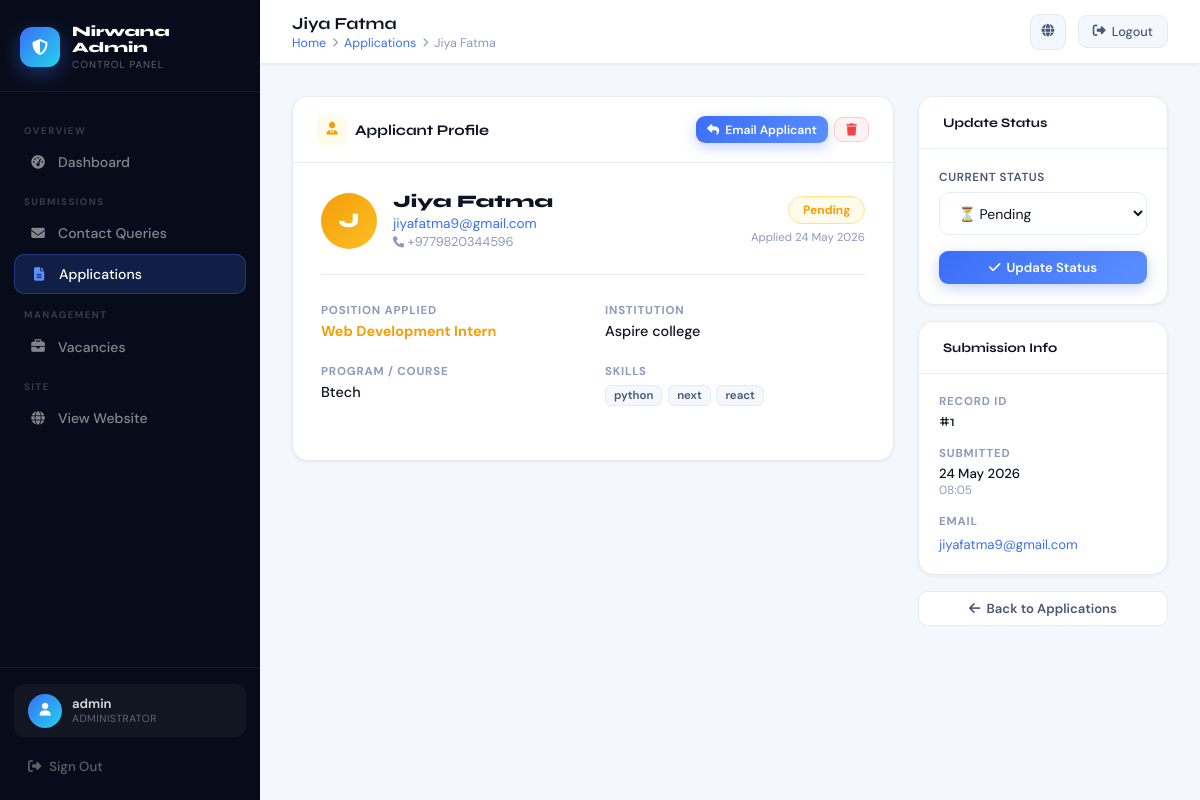
Page /myadmin/applications/1/ (signed in) on the committed database.
### app1/models.py (models this page shows, shortened)
class InternshipApplication(models.Model):
    POSITION_CHOICES = [
        ('Web Development Intern', 'Web Development Intern'),
        ('Mobile App Development Intern', 'Mobile App Development Intern'),
        ('Digital Marketing Intern', 'Digital Marketing Intern'),
    ]
    STATUS_CHOICES = [
        ('pending', 'Pending'),
        ('reviewing', 'Reviewing'),
        ('accepted', 'Accepted'),
        ('rejected', 'Rejected'),
    ]
    position = models.CharField(max_length=100, choices=POSITION_CHOICES)
    full_name = models.CharField(max_length=200)
    email = models.EmailField()
    phone = models.CharField(max_length=30, blank=True)
    program = models.CharField(max_length=100, blank=True)
    institution = models.CharField(max_length=200, blank=True)
    skills = models.CharField(max_length=300, blank=True)
    portfolio = models.URLField(blank=True)
    motivation = models.TextField(blank=True)
    status = models.CharField(max_length=20, choices=STATUS_CHOICES, default='pending')
    submitted_at = models.DateTimeField(auto_now_add=True)
    is_read = models.BooleanField(default=False)
    class Meta:
        ordering = ['-submitted_at']
        verbose_name = 'Internship Application'
        verbose_name_plural = 'Internship Applications'

### app1/views.py (the view, shortened to what this page needs)
# urls.py: path('myadmin/applications/<int:pk>/', views.admin_application_detail, name='admin_application_detail'),
@login_required(login_url='admin_login')
@user_passes_test(is_admin, login_url='admin_login')
def admin_application_detail(request, pk):
    application = get_object_or_404(InternshipApplication, pk=pk)
    application.is_read = True
    application.save()
    return render(request, 'app1/admin/application_detail.html', {'application': application})

### app1/views.py (called while the page is built)
def is_admin(user):
    return user.is_authenticated and user.is_staff

### app1/templates/app1/admin/application_detail.html (shortened to what this page needs)
{% extends 'app1/admin/base.html' %}
{% block page_title %}{{ application.full_name }}{% endblock %}
{% block breadcrumb %}
  <a href="{% url 'admin_dashboard' %}">Home</a>
  <i class="fas fa-chevron-right" style="font-size:0.6rem"></i>
  <a href="{% url 'admin_applications' %}">Applications</a>
  <i class="fas fa-chevron-right" style="font-size:0.6rem"></i>
  <span>{{ application.full_name }}</span>
{% endblock %}
{% block content %}
<div style="display:flex;gap:1.5rem;align-items:flex-start;flex-wrap:wrap">
  <div style="flex:1;min-width:300px;display:flex;flex-direction:column;gap:1.5rem">
    <div class="card">
      <div class="card-header">
        <div class="card-title">
          <span class="title-icon" style="background:#FFFBEB;color:var(--orange)"><i class="fas fa-user-tie"></i></span>
          Applicant Profile
        </div>
        <div class="action-group">
          <a href="mailto:{{ application.email }}" class="btn btn-primary btn-sm">
            <i class="fas fa-reply"></i> Email Applicant
          </a>
          <a href="{% url 'admin_application_delete' application.pk %}"
             class="btn btn-danger btn-sm"
             onclick="return confirm('Delete this application? This cannot be undone.')">
            <i class="fas fa-trash"></i>
          </a>
        </div>
      </div>
      <div class="card-body" style="padding:1.75rem">
        <div style="display:flex;align-items:center;gap:1rem;margin-bottom:1.75rem;padding-bottom:1.5rem;border-bottom:1px solid var(--border)">
          <div style="width:56px;height:56px;border-radius:50%;background:linear-gradient(135deg,#F59E0B,#FBBF24);display:flex;align-items:center;justify-content:center;color:white;font-family:'Syne',sans-serif;font-size:1.3rem;font-weight:800;flex-shrink:0">
            {{ application.full_name|first|upper }}
          </div>
          <div>
            <div style="font-family:'Syne',sans-serif;font-size:1.1rem;font-weight:800;color:var(--text)">{{ application.full_name }}</div>
            <a href="mailto:{{ application.email }}" style="font-size:0.85rem;color:var(--blue);text-decoration:none">{{ application.email }}</a>
            {% if application.phone %}
            <div style="font-size:0.8rem;color:var(--text-light)"><i class="fas fa-phone" style="font-size:0.7rem"></i> {{ application.phone }}</div>
            {% endif %}
          </div>
          <div style="margin-left:auto;text-align:right">
            <span class="badge {{ application.status }}" style="font-size:0.75rem;padding:0.3rem 0.85rem">{{ application.get_status_display }}</span>
            <div style="font-size:0.72rem;color:var(--text-light);margin-top:6px">Applied {{ application.submitted_at|date:"d M Y" }}</div>
          </div>
        </div>
        <div class="detail-grid" style="margin-bottom:1.5rem">
          <div class="detail-field">
            <div class="field-label">Position Applied</div>
            <div class="field-value" style="color:var(--orange);font-weight:700">{{ application.position }}</div>
          </div>
          <div class="detail-field">
            <div class="field-label">Institution</div>
            <div class="field-value">{{ application.institution|default:"Not provided" }}</div>
          </div>
          <div class="detail-field">
            <div class="field-label">Program / Course</div>
            <div class="field-value">{{ application.program|default:"Not provided" }}</div>
          </div>
          <div class="detail-field">
            <div class="field-label">Skills</div>
            <div class="field-value">
              {% if application.skills %}
                {% for skill in application.skills.split %}
                <span style="display:inline-block;background:var(--bg);border:1px solid var(--border);padding:2px 8px;border-radius:6px;font-size:0.72rem;font-weight:600;margin:2px 2px 2px 0;color:var(--text-mid)">{{ skill }}</span>
                {% endfor %}
              {% else %}
                <span style="color:var(--text-light)">Not provided</span>
              {% endif %}
            </div>
          </div>
        </div>
      </div>
    </div>
  </div>
  <div style="width:250px;flex-shrink:0;display:flex;flex-direction:column;gap:1rem">
    <div class="card">
      <div class="card-header">
        <div class="card-title" style="font-size:0.82rem">Update Status</div>
      </div>
      <div class="card-body" style="padding:1.25rem">
        <form method="POST" action="{% url 'admin_application_detail' application.pk %}">
          <div class="form-group" style="margin-bottom:1rem">
            <label>Current Status</label>
            <select name="status" class="filter-select" style="width:100%">
              <option value="pending" {% if application.status == 'pending' %}selected{% endif %}>⏳ Pending</option>
            </select>
          </div>
          <button type="submit" class="btn btn-primary" style="width:100%;justify-content:center">
            <i class="fas fa-check"></i> Update Status
          </button>
        </form>
      </div>
    </div>
    <div class="card">
      <div class="card-header">
        <div class="card-title" style="font-size:0.82rem">Submission Info</div>
      </div>
      <div class="card-body" style="padding:1.25rem;display:flex;flex-direction:column;gap:1rem">
        <div class="detail-field">
          <div class="field-label">Record ID</div>
          <div class="field-value" style="font-family:'Syne',sans-serif">#{{ application.pk }}</div>
        </div>
        <div class="detail-field">
          <div class="field-label">Submitted</div>
          <div class="field-value" style="font-size:0.83rem">{{ application.submitted_at|date:"d M Y" }}</div>
          <div style="font-size:0.74rem;color:var(--text-light)">{{ application.submitted_at|date:"H:i" }}</div>
        </div>
        <div class="detail-field">
          <div class="field-label">Email</div>
          <a href="mailto:{{ application.email }}" style="font-size:0.82rem;color:var(--blue);text-decoration:none;word-break:break-all">{{ application.email }}</a>
        </div>
      </div>
    </div>
    <a href="{% url 'admin_applications' %}" class="btn btn-ghost" style="width:100%;justify-content:center">
      <i class="fas fa-arrow-left"></i> Back to Applications
    </a>
  </div>
</div>
{% endblock %}

### app1/templates/app1/admin/base.html (shortened to what this page needs)
<!DOCTYPE html>
<html lang="en">
<head>
<link rel="stylesheet" href="https://cdnjs.cloudflare.com/ajax/libs/font-awesome/6.5.0/css/all.min.css">
</head>
<body>
<aside class="sidebar" id="sidebar">
  <div class="sidebar-top">
    <a href="{% url 'admin_dashboard' %}" class="brand">
      <div class="brand-mark"><i class="fas fa-shield-halved"></i></div>
      <div class="brand-info">
        <div class="name">Nirwana Admin</div>
        <div class="sub">Control Panel</div>
      </div>
    </a>
  </div>
  <nav class="sidebar-nav">
    <span class="nav-label">Overview</span>
    <a href="{% url 'admin_dashboard' %}" class="nav-link {% if request.resolver_match.url_name == 'admin_dashboard' %}active{% endif %}">
      <span class="nav-icon"><i class="fas fa-gauge-high"></i></span>
      <span class="nav-text">Dashboard</span>
    </a>
    <span class="nav-label">Submissions</span>
    <a href="{% url 'admin_contacts' %}" class="nav-link {% if 'contact' in request.resolver_match.url_name %}active{% endif %}">
      <span class="nav-icon"><i class="fas fa-envelope"></i></span>
      <span class="nav-text">Contact Queries</span>
    </a>
    <a href="{% url 'admin_applications' %}" class="nav-link {% if 'application' in request.resolver_match.url_name %}active{% endif %}">
      <span class="nav-icon"><i class="fas fa-file-lines"></i></span>
      <span class="nav-text">Applications</span>
    </a>
    <span class="nav-label">Management</span>
    <a href="{% url 'admin_vacancies' %}" class="nav-link {% if 'vacanc' in request.resolver_match.url_name %}active{% endif %}">
      <span class="nav-icon"><i class="fas fa-briefcase"></i></span>
      <span class="nav-text">Vacancies</span>
    </a>
    <span class="nav-label">Site</span>
    <a href="{% url 'home' %}" class="nav-link" target="_blank">
      <span class="nav-icon"><i class="fas fa-globe"></i></span>
      <span class="nav-text">View Website</span>
    </a>
  </nav>
  <div class="sidebar-bottom">
    <div class="user-card">
      <div class="user-avatar"><i class="fas fa-user"></i></div>
      <div>
        <div class="user-name">{{ request.user.username }}</div>
        <div class="user-role">Administrator</div>
      </div>
    </div>
    <a href="{% url 'admin_logout' %}" class="logout-link">
      <i class="fas fa-right-from-bracket"></i>
      Sign Out
    </a>
  </div>
</aside>
<div class="main">
  <header class="topbar">
    <div class="topbar-left">
      <div>
        <div class="page-title">{% block page_title %}Dashboard{% endblock %}</div>
        <div class="breadcrumb">{% block breadcrumb %}<a href="{% url 'admin_dashboard' %}">Home</a>{% endblock %}</div>
      </div>
    </div>
    <div class="topbar-right">
      <a href="{% url 'home' %}" target="_blank" class="topbar-action icon-only" title="View Site">
        <i class="fas fa-globe"></i>
      </a>
      <a href="{% url 'admin_logout' %}" class="topbar-action" title="Logout">
        <i class="fas fa-right-from-bracket"></i>
        <span>Logout</span>
      </a>
    </div>
  </header>
  <main class="content">
    {% block content %}{% endblock %}
  </main>
</div>
</body>
</html>

### rows in the picture
InternshipApplication: full_name "Jiya Fatma", full_name|first "J", email "jiyafatma9@gmail.com", phone "+9779820344596", status "Pending", submitted_at "24 May 2026", position "Web Development Intern", institution "Aspire college", program "Btech", status "⏳ Pending", pk "1", submitted_at "08:05"

### other values in the picture
{{ request.user.username }} "admin"
{{ skill }} "python" "next" "react"
